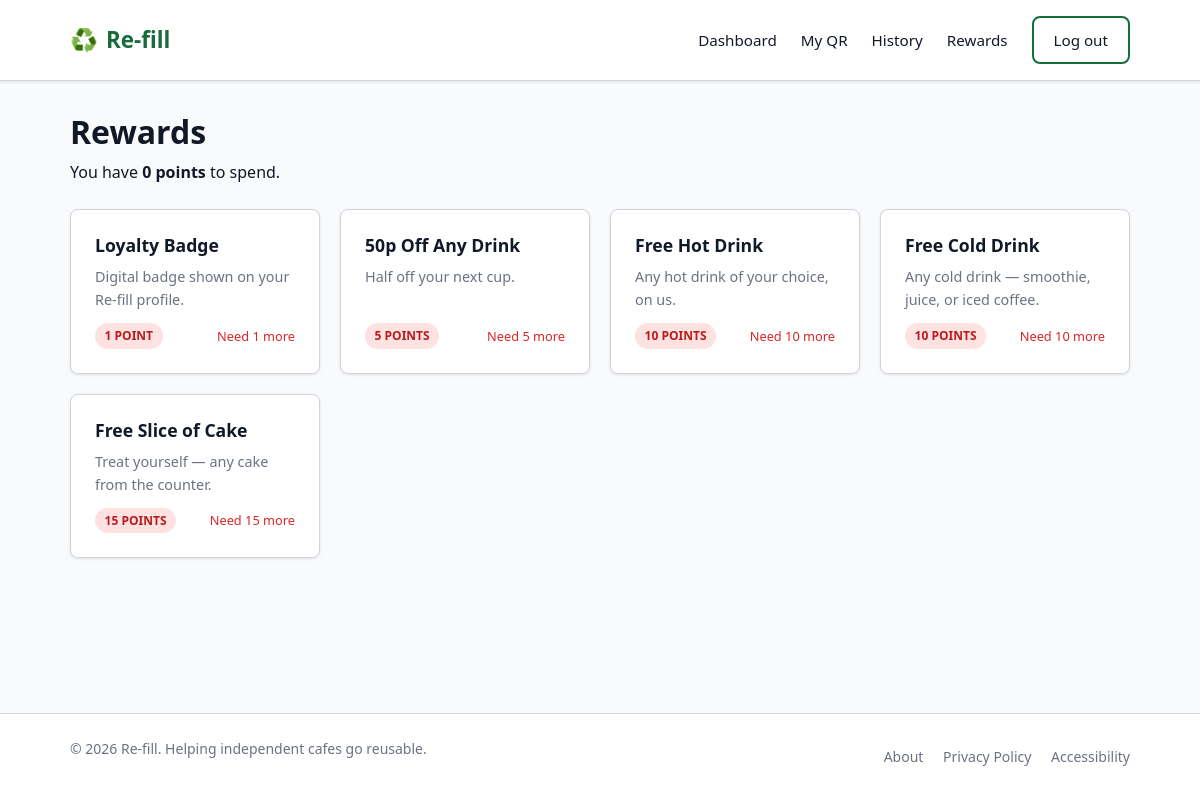
/Application/customer/rewards.php (signed in), run on the app's committed database.
### tables this page shows
CREATE TABLE `rewards` (
  `reward_id`       int(10) UNSIGNED NOT NULL,
  `name`            varchar(100)     NOT NULL,
  `description`     text                      DEFAULT NULL,
  `points_required` int(10) UNSIGNED NOT NULL,
  `is_active`       tinyint(1)       NOT NULL DEFAULT 1,
  `created_at`      datetime         NOT NULL DEFAULT current_timestamp()
);

### Application/includes/auth.php (called while the page is built, shortened)
<?php
function is_logged_in_customer(): bool {
    return !empty($_SESSION['user_id']);
}

### Application/customer/rewards.php (the view, shortened to what this page needs)
<?php
require_once __DIR__ . '/../includes/auth.php';
$pdo = get_db();
$uid = $_SESSION['user_id'];
$stmt = $pdo->prepare('SELECT points_balance FROM users WHERE user_id = ?');
$stmt->execute([$uid]);
$balance = (int)$stmt->fetchColumn();
$rewards = $pdo->query('SELECT * FROM rewards WHERE is_active = 1 ORDER BY points_required ASC')->fetchAll();
require_once __DIR__ . '/../includes/header.php';
?>
<h1>Rewards</h1>
<p>You have <strong><?= $balance ?> point<?= $balance !== 1 ? 's' : '' ?></strong> to spend.</p>
<?php if (empty($rewards)): ?>
    <div class="alert alert-info">No rewards available right now. Check back soon!</div>
<?php else: ?>
    <div class="card-grid" style="margin-top:1.5rem;">
        <?php foreach ($rewards as $r): ?>
            <?php $can_redeem = $balance >= $r['points_required']; ?>
            <div class="card" style="display:flex; flex-direction:column; gap:.75rem;">
                <div>
                    <h2 style="font-size:1.1rem;"><?= htmlspecialchars($r['name']) ?></h2>
                    <p style="color:var(--colour-text-muted); font-size:.9rem; margin:0;">
                        <?= htmlspecialchars($r['description'] ?? '') ?>
                    </p>
                </div>
                <div style="display:flex; align-items:center; justify-content:space-between; margin-top:auto;">
                    <span class="badge <?= $can_redeem ? 'badge-green' : 'badge-red' ?>">
                        <?= (int)$r['points_required'] ?> point<?= $r['points_required'] !== 1 ? 's' : '' ?>
                    </span>
                    <?php if ($can_redeem): ?>
                        <span style="font-size:.8rem; color:var(--colour-text-muted);">Ask staff to redeem</span>
                    <?php else: ?>
                        <span style="font-size:.8rem; color:var(--colour-error);">
                            Need <?= (int)$r['points_required'] - $balance ?> more
                        </span>
                    <?php endif; ?>
                </div>
            </div>
        <?php endforeach; ?>
    </div>
<?php endif; ?>
<?php require_once __DIR__ . '/../includes/footer.php'; ?>

### Application/includes/header.php (shortened to what this page needs)
<!DOCTYPE html>
<html lang="en">
<head>
    <link rel="stylesheet" href="<?= BASE_URL ?>/assets/css/style.css">
</head>
<body>
<header class="site-header" role="banner">
    <div class="container header-inner">
        <a href="<?= BASE_URL ?>/" class="logo" aria-label="Re-fill home">
            <span class="logo-icon" aria-hidden="true">♻️</span>
            <span class="logo-text">Re-fill</span>
        </a>
        <nav class="main-nav" aria-label="Main navigation">
            <?php if (is_logged_in_customer()): ?>
                <a href="<?= BASE_URL ?>/customer/dashboard.php">Dashboard</a>
                <a href="<?= BASE_URL ?>/customer/qr.php">My QR</a>
                <a href="<?= BASE_URL ?>/customer/history.php">History</a>
                <a href="<?= BASE_URL ?>/customer/rewards.php">Rewards</a>
                <a href="<?= BASE_URL ?>/customer/logout.php" class="btn-secondary">Log out</a>
            <?php else: ?>
                <a href="<?= BASE_URL ?>/customer/login.php">Log in</a>
                <a href="<?= BASE_URL ?>/customer/register.php" class="btn-primary">Sign up</a>
            <?php endif; ?>
        </nav>
    </div>
</header>
<main class="container" id="main-content">

### Application/includes/footer.php (shortened to what this page needs)
</main>
<footer class="site-footer" role="contentinfo">
    <div class="container">
        <p>&copy; <?= date('Y') ?> Re-fill. Helping independent cafes go reusable.</p>
        <nav aria-label="Footer navigation">
            <a href="<?= BASE_URL ?>/about.php">About</a>
            <a href="<?= BASE_URL ?>/privacy.php">Privacy Policy</a>
            <a href="<?= BASE_URL ?>/accessibility.php">Accessibility</a>
        </nav>
    </div>
</footer>
</body>
</html>

### Application/assets/css/style.css (style rules this page uses)
:root { --colour-primary: #1a6b3c; --colour-primary-dk: #134f2d; --colour-accent: #f0a500; --colour-bg: #f9fafb; --colour-surface: #ffffff; --colour-text: #111827; --colour-text-muted: #6b7280; --colour-border: #d1d5db; --colour-error: #dc2626; --colour-success: #16a34a; --radius: 0.5rem; --shadow-sm: 0 1px 3px rgba(0,0,0,.10); --shadow-md: 0 4px 12px rgba(0,0,0,.12); --font-sans: 'Segoe UI', system-ui, -apple-system, sans-serif; --font-mono: 'Consolas', 'Courier New', monospace; }
*, *::before, *::after { box-sizing: border-box; margin: 0; padding: 0; }
html { scroll-behavior: smooth; font-size: 100%; }
body { font-family: var(--font-sans); background: var(--colour-bg); color: var(--colour-text); line-height: 1.6; min-height: 100vh; display: flex; flex-direction: column; }
.container { width: 100%; max-width: 1100px; margin: 0 auto; padding: 0 1.25rem; }
main.container { flex: 1; padding-top: 2rem; padding-bottom: 3rem; }
h1 { font-size: 2rem; font-weight: 700; line-height: 1.2; margin-bottom: 0.5rem; }
h2 { font-size: 1.5rem; font-weight: 600; line-height: 1.3; margin-bottom: 0.5rem; }
p { margin-bottom: 1rem; }
a { color: var(--colour-primary); text-decoration: underline; }
.site-header { background: var(--colour-surface); border-bottom: 1px solid var(--colour-border); box-shadow: var(--shadow-sm); position: sticky; top: 0; z-index: 100; }
.header-inner { display: flex; align-items: center; justify-content: space-between; padding-top: 1rem; padding-bottom: 1rem; }
.logo { display: flex; align-items: center; gap: 0.5rem; font-size: 1.4rem; font-weight: 800; color: var(--colour-primary); text-decoration: none; }
.main-nav { display: flex; align-items: center; gap: 1.5rem; flex-wrap: wrap; }
.main-nav a { text-decoration: none; color: var(--colour-text); font-weight: 500; font-size: 0.95rem; }
.btn-primary, .btn-secondary, .btn-danger, button[type="submit"] { display: inline-flex; align-items: center; justify-content: center; gap: 0.4rem; padding: 0.625rem 1.25rem; border-radius: var(--radius); font-size: 0.95rem; font-weight: 600; cursor: pointer; border: 2px solid transparent; text-decoration: none; min-height: 44px; min-width: 44px; transition: background .2s, border-color .2s, color .2s; }
.btn-secondary { background: transparent; color: var(--colour-primary); border-color: var(--colour-primary); }
.card { background: var(--colour-surface); border: 1px solid var(--colour-border); border-radius: var(--radius); padding: 1.5rem; box-shadow: var(--shadow-sm); }
.card-grid { display: grid; grid-template-columns: repeat(auto-fit, minmax(220px, 1fr)); gap: 1.25rem; margin-bottom: 2rem; }
.badge { display: inline-block; padding: 0.2rem 0.6rem; border-radius: 9999px; font-size: 0.75rem; font-weight: 700; text-transform: uppercase; }
.badge-red { background: #fee2e2; color: #b91c1c; }
.site-footer { background: var(--colour-surface); border-top: 1px solid var(--colour-border); padding: 1.5rem 0; font-size: 0.875rem; color: var(--colour-text-muted); }
.site-footer .container { display: flex; align-items: center; justify-content: space-between; flex-wrap: wrap; gap: 0.75rem; }
.site-footer nav a { color: var(--colour-text-muted); margin-left: 1rem; text-decoration: none; }

### data on the page
rewards: name "Loyalty Badge", description "Digital badge shown on your Re-fill profile.", points_required "1", (int)$r['points_required']-$balance "1"
rewards: name "50p Off Any Drink", description "Half off your next cup.", points_required "5", shows "S", (int)$r['points_required']-$balance "5"
rewards: name "Free Hot Drink", description "Any hot drink of your choice, on us.", points_required "10", shows "S", (int)$r['points_required']-$balance "10"
rewards: name "Free Cold Drink", description "Any cold drink — smoothie, juice, or iced coffee.", points_required "10", shows "S", (int)$r['points_required']-$balance "10"
rewards: name "Free Slice of Cake", description "Treat yourself — any cake from the counter.", points_required "15", (int)$r['points_required']-$balance "15"

### other printed values
$balance "0"
